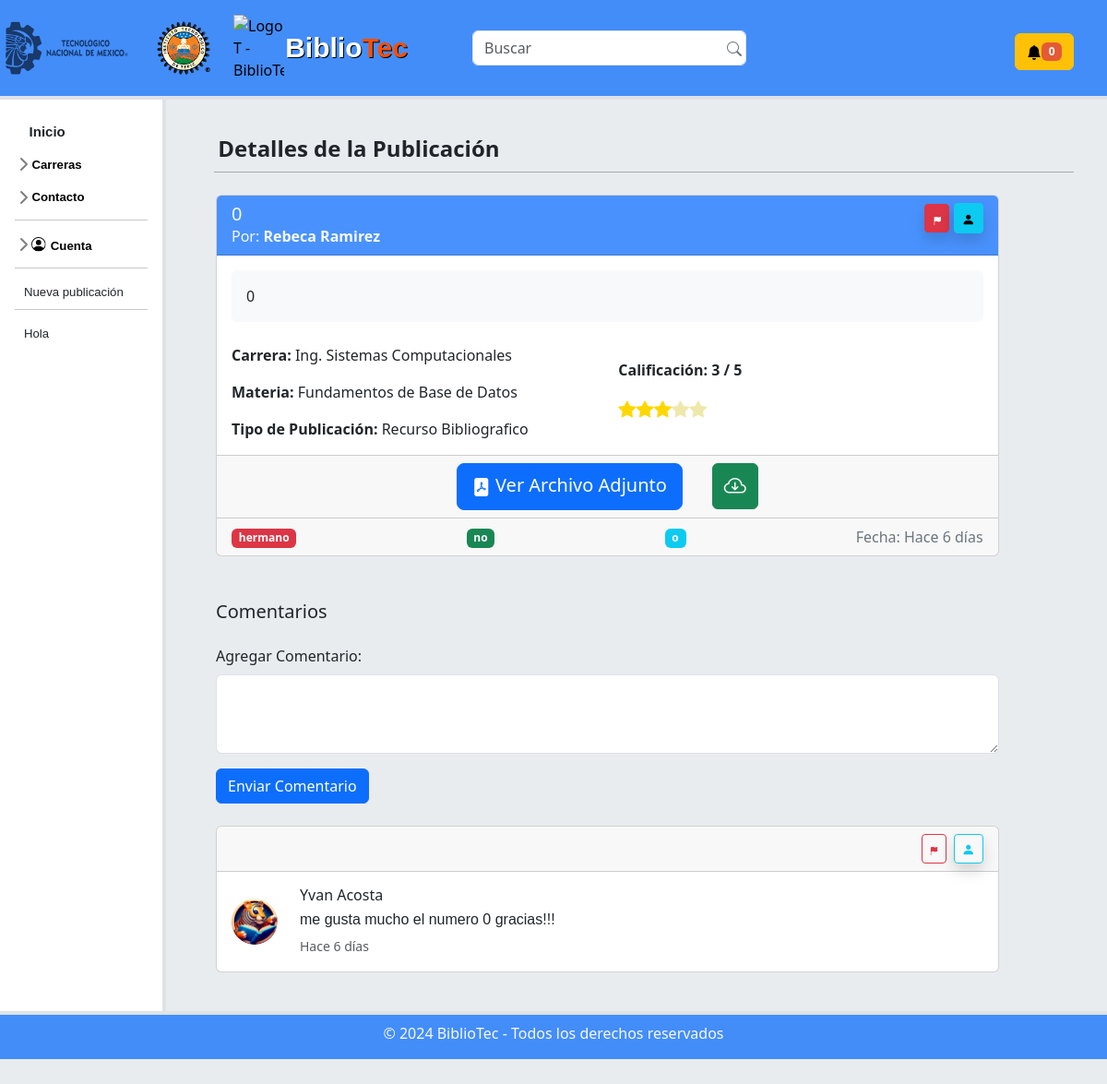
Page /publicacion/publicacion_detalle.php?id=18 (signed in) on the committed database.
### tables this page shows
CREATE TABLE IF NOT EXISTS `publicacion` (
  `idPub` int NOT NULL AUTO_INCREMENT,
  `id_Usuario` int NOT NULL,
  `titulo_Pub` varchar(50) NOT NULL,
  `fecha_Pub` date NOT NULL,
  `descrip_Pub` text NOT NULL,
  `calif_Pub` decimal(10,0) NOT NULL,
  `carrera_Pub` varchar(45) NOT NULL,
  `materia_Pub` varchar(60) NOT NULL,
  `tipo_pub` varchar(45) NOT NULL,
  `archivo_Pub` varchar(100) NOT NULL,
  `estado_Pub` tinyint(1) NOT NULL,
  PRIMARY KEY (`idPub`),
  KEY `fk_Publicacion_Usuario1_idx` (`id_Usuario`)
);

CREATE TABLE IF NOT EXISTS `usuario` (
  `idUsuario` int NOT NULL AUTO_INCREMENT,
  `nom_Us` varchar(50) NOT NULL,
  `apell_Us` varchar(50) NOT NULL,
  `carrera_Us` varchar(70) NOT NULL,
  `semestre_Us` varchar(50) NOT NULL,
  `correo_Us` varchar(100) NOT NULL,
  `contra_Us` varchar(60) NOT NULL,
  PRIMARY KEY (`idUsuario`),
  KEY `carrera_Us` (`carrera_Us`)
);

CREATE TABLE IF NOT EXISTS `tag_publicacion` (
  `idPub` int NOT NULL,
  `nombreTag` varchar(100) NOT NULL,
  PRIMARY KEY (`idPub`,`nombreTag`)
);

CREATE TABLE IF NOT EXISTS `comentario` (
  `idComent` int NOT NULL AUTO_INCREMENT,
  `idPub` int NOT NULL,
  `idUsuario` int NOT NULL,
  `text_Coment` text NOT NULL,
  `fecha_Coment` date NOT NULL,
  PRIMARY KEY (`idComent`),
  KEY `fk_Comentario_Publicacion_idx` (`idPub`),
  KEY `fk_Comentario_Usuario1_idx` (`idUsuario`)
);

### publicacion/publicacion_detalle.php (the view, shortened to what the rows shown need)
<?php
include('../php/functions.php');
$link = include('../php/conexion.php');
if (isset($_GET['id'])) {
    $idPub = $_GET['id'];
    $query = "SELECT p.*, u.nom_Us, u.apell_Us FROM publicacion p
              JOIN usuario u ON p.id_Usuario = u.idUsuario
              WHERE p.idPub = $idPub";
    $result = mysqli_query($link, $query);
    if (mysqli_num_rows($result) == 1) {
        $publicacion = mysqli_fetch_assoc($result);
        $query_comentarios = "SELECT c.*, u.nom_Us, u.apell_Us FROM comentario c
                              JOIN usuario u ON c.idUsuario = u.idUsuario
                              WHERE c.idPub = $idPub";
        $result_comentarios = mysqli_query($link, $query_comentarios);
        $consultaEtiquetas = "SELECT nombreTag FROM tag_publicacion WHERE idPub = $idPub LIMIT 5";
        $resultEtiquetas = mysqli_query($link, $consultaEtiquetas);
    } else {
        header("Location: ../home.php");
        exit();
    }
} else {
    header("Location: ../home.php");
    exit();
}
?>
<!DOCTYPE html>
<html lang="es">
<head>
    <link rel="stylesheet" href="../css/normalizar.css">
    <link rel="stylesheet" href="../css/estilos.css">
    <link rel="stylesheet" href="../css/hover-min.css">
    <link rel="stylesheet" href="../css/animate.css">
    <link rel="stylesheet" href="../css/sidebars.css">
    <link rel="stylesheet" href="style.css">
    <link rel="stylesheet" href="https://cdnjs.cloudflare.com/ajax/libs/animate.css/4.1.1/animate.min.css" />
    <link href="https://cdn.jsdelivr.net/npm/bootstrap@5.3.3/dist/css/bootstrap.min.css" rel="stylesheet">
    <link rel="stylesheet" href="https://cdn.jsdelivr.net/npm/bootstrap-icons@1.11.3/font/bootstrap-icons.min.css">
    <link rel="stylesheet" href="https://cdn.jsdelivr.net/npm/@docsearch/css@3">
</head>
<body class="bg-body-secondary">
    <div class="container-fluid">
        <div class="row">
            <main role="main" class="col-md-9 ml-sm-auto col-lg-10 px-4 bg-body-secondary main-content" style="font-weight:normal; margin-left: 1.5%">
                <h3 style=" margin-left: 1.5% ; margin-top: 35px;">
                    <div class="container mt-4 mb-5">
                        <div class="row">
                            <div class="col-md-11">
                                <div class="card card-details">
                                    <div class="card-header bg-primary bg-opacity-75 text-light d-flex justify-content-between">
                                        <div>
                                            <h5 class="card-title mb-0"><?php echo $publicacion['titulo_Pub']; ?></h5>
                                            <p class="card-text mb-0">Por: <a class="link-light link-underline link-underline-opacity-0" href="../administracion/Perfil/UsuarioDetalle.php?id=<?php echo $publicacion['id_Usuario']; ?>"><b><?php echo $publicacion['nom_Us'] . " " . $publicacion['apell_Us']; ?></b></a></p>
                                        </div>
                                    </div>
                                    <div class="card-body">
                                        <div class="row mb-4">
                                            <div class="col">
                                                <div class="bg-light p-3 rounded">
                                                    <p class="card-text"><?php echo $publicacion['descrip_Pub']; ?></p>
                                                </div>
                                            </div>
                                        </div>
                                        <div class="row">
                                            <div class="col-md-6">
                                                <p class="card-text"><b>Carrera:</b> <?php echo $publicacion['carrera_Pub']; ?></p>
                                                <p class="card-text"><b>Materia:</b> <?php echo $publicacion['materia_Pub']; ?></p>
                                                <p class="card-text"><b>Tipo de Publicación:</b> <?php echo $publicacion['tipo_pub']; ?></p>
                                            </div>
                                        </div>
                                    </div>
                                    <div class="card-footer d-flex justify-content-between align-items-end">
                                        <?php
                                        $colores = array("bg-danger", "bg-success", "bg-info", "bg-warning", "bg-primary");
                                        $colorIndex = 0;
                                        while ($etiqueta = mysqli_fetch_assoc($resultEtiquetas)) {
                                            echo '<span class="badge ' . $colores[$colorIndex] . ' mr-1">' . $etiqueta['nombreTag'] . '</span>';
                                            $colorIndex = ($colorIndex + 1) % count($colores);
                                        }
                                        ?>
                                    <p class="card-text comment-date mb-0 align-self-end">Fecha: <?php echo functions::convertirFecha($publicacion['fecha_Pub']); ?></p>
                                </div>
                            </div>
                            <div class="mt-5">
                                <?php
                                $imagenes_aleatorias = array();
                                $ruta_base = "../images/tigers/";
                                for ($i = 1; $i <= 15; $i++) {
                                    $ruta_imagen = $ruta_base . "a" . $i . ".png";
                                    $imagenes_aleatorias[] = $ruta_imagen;
                                }
                                $contador = 0;
                                ?>
                                <?php while ($comentario = mysqli_fetch_assoc($result_comentarios)) : ?>
                                    <div class="card mt-4">
                                        <div class="card-header">
                                            <div class="d-grid gap-2 d-md-flex justify-content-md-end">
                                                <a class="btn btn-sm btn-outline-danger " id="reportarCom" data-bs-toggle="modal" data-bs-target="#modal_report_c" data-comid="<?php echo $comentario['idComent'] ?>">
                                                    <i class="bi bi-flag-fill"></i>
                                                </a>
                                                <a class="btn btn-outline-info btn-sm shadow" href = "../administracion/Perfil/UsuarioDetalle.php?id=<?php echo $comentario['idUsuario']; ?>" data-bs-toggle="tooltip" data-bs-placement="bottom" data-bs-title="Ver Perfil">
                                                    <i class="bi bi-person-fill"></i>
                                                </a>
                                            </div>
                                        </div>
                                        <div class="card-body">
                                            <div class="row align-items-center">
                                                <div class="col-auto">
                                                    <?php if ($contador % 2 == 0) : ?>
                                                        <img src="<?php echo $imagenes_aleatorias[array_rand($imagenes_aleatorias)]; ?>" alt="Imagen Aleatoria" class="rounded-circle" width="50">
                                                    <?php else : ?>
                                                        <img src="<?php echo $imagenes_aleatorias[array_rand($imagenes_aleatorias)]; ?>" alt="Imagen Aleatoria" class="rounded-circle" width="50">
                                                    <?php endif; ?>
                                                </div>
                                                <div class="col">
                                                    <h6 class="mb-1"><a class="link-dark link-underline link-underline-opacity-0" href="../administracion/Perfil/UsuarioDetalle.php?id=<?php echo $comentario['idUsuario']; ?>"><?php echo $comentario['nom_Us'] . " " . $comentario['apell_Us']; ?></a></h6>
                                                    <pre class="mb-1"><?php echo $comentario['text_Coment']; ?></pre>
                                                    <small class="text-muted"><?php echo functions::convertirFecha($comentario['fecha_Coment']); ?></small>
                                                </div>
                                            </div>
                                        </div>
                                    </div>
                                    <?php
                                    $contador++;
                                    ?>
                                <?php endwhile; ?>
                            </div>
                        </div>
                    </div>
        </div>
        </main>
    </div>
    </div>
</body>
</html>

### rows in the picture
publicacion: titulo_Pub "0", id_Usuario.nom_Us "Rebeca", id_Usuario.apell_Us "Ramirez", descrip_Pub "0", carrera_Pub "Ing. Sistemas Computacionales", materia_Pub "Fundamentos de Base de Datos", tipo_pub "Recurso Bibliografico", fecha_Pub "Hace 6 días"
tag_publicacion: nombreTag "hermano"
tag_publicacion: nombreTag "no"
tag_publicacion: nombreTag "o"
comentario: idUsuario.nom_Us "Yvan", idUsuario.apell_Us "Acosta", text_Coment "me gusta mucho el numero 0 gracias!!!", fecha_Coment "Hace 6 días"

### other values in the picture
$total_notificaciones "0"
$calificacion "3"
